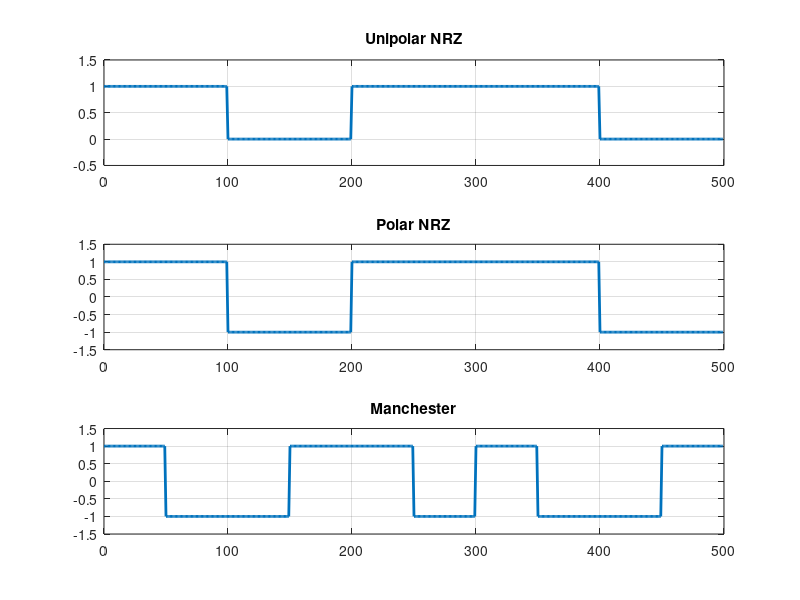

Recreate this plot in MATLAB.
% --- Setup Parameters ---
bits = [1 0 1 1 0];              % Input bit sequence
N = 100;                         % Samples per bit (Samples_per_bit)
total_samples = length(bits) * N;
t = 0:total_samples-1;           % Time vector

% Initialize signal arrays
unrz = zeros(1, total_samples);
pnrz = zeros(1, total_samples);
manchester = zeros(1, total_samples);

% --- Main Encoding Loop ---
for i = 1:length(bits)
    % Calculate the start and end index for the current bits samples
    start_idx = (i-1)*N + 1;
    end_idx = i*N;
    mid_point = start_idx + N/2;
    
    current_bit = bits(i);
    
    % Secondary loop to fill samples for the duration of one bit
    for j = start_idx:end_idx
        
        %% 1. Unipolar NRZ: 1 remains 1, 0 remains 0 [cite: 62]
        unrz(j) = current_bit;
        
        %% 2. Polar NRZ: Map 0 -> -1 and 1 -> 1 (Formula: 2x - 1) [cite: 63]
        pnrz(j) = 2*current_bit - 1;
        
        %% 3. Manchester: Transition at the middle (T/2) 
        % If bit is 1: High for first half, Low for second half [cite: 66]
        % If bit is 0: Low for first half, High for second half [cite: 66]
        polar_val = 2*current_bit - 1; 
        
        if j < mid_point
            manchester(j) = polar_val;     % First half
        else
            manchester(j) = -polar_val;    % Second half (transition)
        end
    end
end

% --- Plotting ---
figure;
subplot(3,1,1); plot(t, unrz, 'LineWidth', 2); title('Unipolar NRZ'); grid on; ylim([-0.5 1.5]);
subplot(3,1,2); plot(t, pnrz, 'LineWidth', 2); title('Polar NRZ'); grid on; ylim([-1.5 1.5]);
subplot(3,1,3); plot(t, manchester, 'LineWidth', 2); title('Manchester'); grid on; ylim([-1.5 1.5]);
